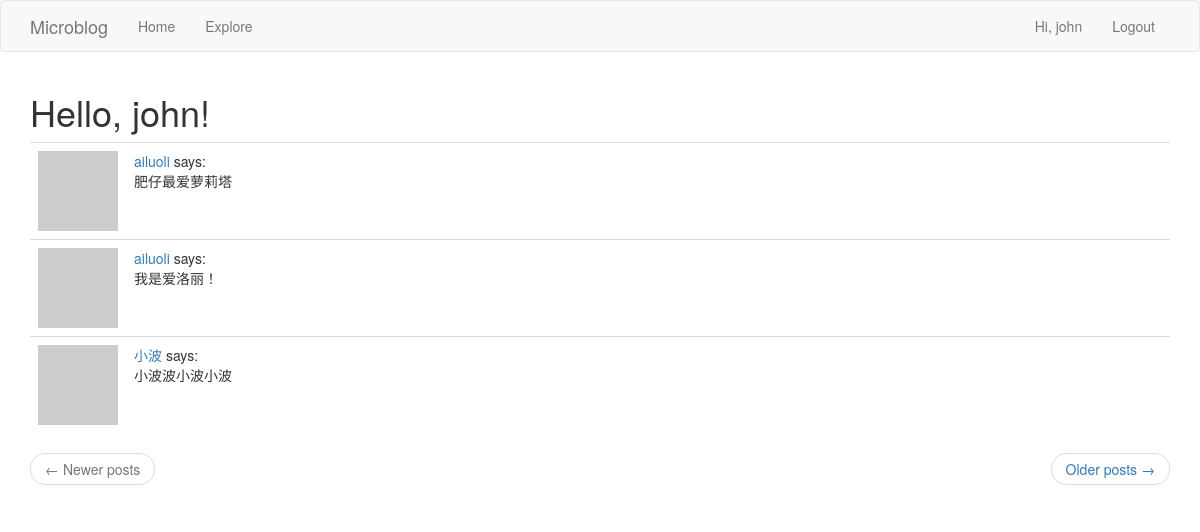
Page /explore (signed in) on the committed database.
### app/models.py (models this page shows, shortened)
class User(UserMixin, db.Model):
	id = db.Column(db.Integer, primary_key=True)
	username = db.Column(db.String(64), index=True, unique=True)
	email = db.Column(db.String(120), index=True, unique=True)
	password_hash = db.Column(db.String(128))
	posts = db.relationship('Post', backref='author', lazy='dynamic')
	about_me = db.Column(db.String(140))
	last_seen = db.Column(db.DateTime, default=datetime.utcnow())
	followed = db.relationship(
		'User',
		secondary=followers,
		primaryjoin=(followers.c.follower_id == id),
		secondaryjoin=(followers.c.followed_id == id),
		backref=db.backref('followers', lazy='dynamic'),
		lazy='dynamic'
	)
	def avatar(self, size):
		digest = md5(self.email.lower().encode('utf-8')).hexdigest()
		return 'https://www.gravatar.com/avatar/{}?d=identicon&s={}'.format(digest, size)

class Post(db.Model):
	id = db.Column(db.Integer, primary_key=True)
	body = db.Column(db.String(1024))
	timestamp = db.Column(db.DateTime, index=True, default=datetime.utcnow)
	user_id = db.Column(db.Integer, db.ForeignKey('user.id'))

### app/routes.py (the view)
@app.route('/explore')
@login_required
def explore():
    page = request.args.get('page', 1, type=int)
    posts = Post.query.order_by(Post.timestamp.desc()).paginate(page, app.config['POSTS_PER_PAGE'], False)
    next_url = url_for('explore', page=posts.next_num) if posts.has_next else None
    prev_url = url_for('explore', page=posts.prev_num) if posts.has_prev else None
    return render_template('index.html', title='Explore', posts=posts.items, next_url=next_url, prev_url=prev_url)

### app/models.py (called while the page is built)
@login.user_loader
def load_user(id):
	return User.query.get(int(id))

### app/routes.py (called while the page is built)
@app.before_request
def before_request():
    if current_user.is_authenticated:
        current_user.last_seen = datetime.utcnow()
        db.session.commit()

### app/templates/index.html (shortened to what this page needs)
{% extends "base.html" %}
{% import 'bootstrap/wtf.html' as wtf %}
{% block app_content %}
    <h1>Hello, {{ current_user.username }}!</h1>
    <table class="table table-hover">
        {% for post in posts %}
            {% include '_post.html' %}
        {% endfor %}
    </table>
    <nav aria-label="...">
        <ul class="pager">
            <li class="previous{% if not prev_url %} disabled{% endif %}">
                <a href="{{ prev_url or '#' }}">
                    <span aria-hidden="true">&larr;</span> Newer posts
                </a>
            </li>
            <li class="next{% if not next_url %} disabled{% endif %}">
                <a href="{{ next_url or '#' }}">
                    Older posts <span aria-hidden="true">&rarr;</span>
                </a>
            </li>
        </ul>
    </nav>
{% endblock %}

### app/templates/base.html (shortened to what this page needs)
{% extends "bootstrap/base.html" %}
{% block navbar %}
    <nav class="navbar navbar-default">
        <div class="container">
            <div class="navbar-header">
                <a class="navbar-brand" href="{{ url_for('index') }}">Microblog</a>
            </div>
            <div class="collapse navbar-collapse" id="bs-example-navbar-collapse-1">
                <ul class="nav navbar-nav">
                    <li><a href="{{ url_for('index') }}">Home</a></li>
                    <li><a href="{{ url_for('explore') }}">Explore</a></li>
                </ul>
                <ul class="nav navbar-nav navbar-right">
                    {% if current_user.is_anonymous %}
                        <li><a href="{{ url_for('login') }}">Login</a></li>
                    {% else %}
                        <li>
                            <a href="{{ url_for('user', username=current_user.username) }}">Hi, {{ current_user.username }}</a>
                        </li>
                        <li><a href="{{ url_for('logout') }}">Logout</a></li>
                    {% endif %}
                </ul>
            </div>
        </div>
    </nav>
{% endblock %}
{% block content %}
    <div class="container">
        {% block app_content %}{% endblock %}
    </div>
{% endblock %}

### app/templates/_post.html
<tr align="top">
    <td width="70px">
        <a href="{{ url_for('user', username=post.author.username) }}">
            <img src="{{ post.author.avatar(70) }}">
        </a>
    </td>
    <td>
        <a href="{{ url_for('user', username=post.author.username)}}">
            {{ post.author.username }}
        </a>
        says:
        <br>
        {{ post.body }}
    </td>
</tr>

### rows in the picture
User: username "john"
Post: author.username "ailuoli", body "肥仔最爱萝莉塔"
Post: author.username "ailuoli", body "我是爱洛丽！"
Post: author.username "小波", body "小波波小波小波"
